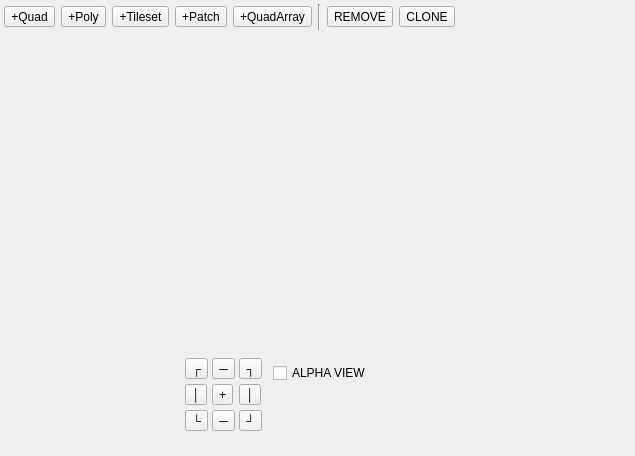
<?xml version="1.0" encoding="UTF-8"?>
<ui version="4.0">
 <class>Form</class>
 <widget class="QWidget" name="Form">
  <property name="geometry">
   <rect>
    <x>0</x>
    <y>0</y>
    <width>635</width>
    <height>456</height>
   </rect>
  </property>
  <property name="minimumSize">
   <size>
    <width>500</width>
    <height>400</height>
   </size>
  </property>
  <property name="windowTitle">
   <string>Form</string>
  </property>
  <layout class="QVBoxLayout" name="verticalLayout">
   <property name="spacing">
    <number>2</number>
   </property>
   <property name="margin">
    <number>2</number>
   </property>
   <item>
    <widget class="QWidget" name="toolbar" native="true">
     <property name="sizePolicy">
      <sizepolicy hsizetype="Preferred" vsizetype="Fixed">
       <horstretch>0</horstretch>
       <verstretch>0</verstretch>
      </sizepolicy>
     </property>
     <property name="minimumSize">
      <size>
       <width>0</width>
       <height>30</height>
      </size>
     </property>
     <layout class="QHBoxLayout" name="horizontalLayout_2">
      <property name="margin">
       <number>2</number>
      </property>
      <item>
       <widget class="QToolButton" name="toolAddQuad">
        <property name="text">
         <string>+Quad</string>
        </property>
       </widget>
      </item>
      <item>
       <widget class="QToolButton" name="toolAddPoly">
        <property name="text">
         <string>+Poly</string>
        </property>
       </widget>
      </item>
      <item>
       <widget class="QToolButton" name="toolAddTileset">
        <property name="text">
         <string>+Tileset</string>
        </property>
       </widget>
      </item>
      <item>
       <widget class="QToolButton" name="toolAddStretchPatch">
        <property name="text">
         <string>+Patch</string>
        </property>
       </widget>
      </item>
      <item>
       <widget class="QToolButton" name="toolAddQuadArray">
        <property name="text">
         <string>+QuadArray</string>
        </property>
       </widget>
      </item>
      <item>
       <widget class="Line" name="line">
        <property name="orientation">
         <enum>Qt::Vertical</enum>
        </property>
       </widget>
      </item>
      <item>
       <widget class="QToolButton" name="toolRemove">
        <property name="text">
         <string>REMOVE</string>
        </property>
       </widget>
      </item>
      <item>
       <widget class="QToolButton" name="toolClone">
        <property name="text">
         <string>CLONE</string>
        </property>
       </widget>
      </item>
      <item>
       <spacer name="horizontalSpacer">
        <property name="orientation">
         <enum>Qt::Horizontal</enum>
        </property>
        <property name="sizeHint" stdset="0">
         <size>
          <width>40</width>
          <height>20</height>
         </size>
        </property>
       </spacer>
      </item>
     </layout>
    </widget>
   </item>
   <item>
    <layout class="QHBoxLayout" name="horizontalLayout">
     <property name="spacing">
      <number>2</number>
     </property>
     <item>
      <widget class="QWidget" name="listPanel" native="true">
       <property name="sizePolicy">
        <sizepolicy hsizetype="Fixed" vsizetype="Preferred">
         <horstretch>0</horstretch>
         <verstretch>0</verstretch>
        </sizepolicy>
       </property>
       <property name="minimumSize">
        <size>
         <width>150</width>
         <height>0</height>
        </size>
       </property>
       <layout class="QVBoxLayout" name="verticalLayout_3">
        <property name="spacing">
         <number>2</number>
        </property>
        <property name="margin">
         <number>0</number>
        </property>
        <item>
         <widget class="QWidget" name="containerSpriteTree" native="true">
          <property name="sizePolicy">
           <sizepolicy hsizetype="Preferred" vsizetype="Expanding">
            <horstretch>0</horstretch>
            <verstretch>0</verstretch>
           </sizepolicy>
          </property>
         </widget>
        </item>
        <item>
         <widget class="QWidget" name="settingsContainer" native="true">
          <property name="sizePolicy">
           <sizepolicy hsizetype="Expanding" vsizetype="Fixed">
            <horstretch>1</horstretch>
            <verstretch>0</verstretch>
           </sizepolicy>
          </property>
          <property name="minimumSize">
           <size>
            <width>150</width>
            <height>200</height>
           </size>
          </property>
         </widget>
        </item>
       </layout>
      </widget>
     </item>
     <item>
      <widget class="QWidget" name="previewPanel" native="true">
       <layout class="QVBoxLayout" name="verticalLayout_2">
        <item>
         <widget class="QFrame" name="canvasContainer">
          <property name="sizePolicy">
           <sizepolicy hsizetype="Expanding" vsizetype="Preferred">
            <horstretch>0</horstretch>
            <verstretch>0</verstretch>
           </sizepolicy>
          </property>
          <property name="minimumSize">
           <size>
            <width>200</width>
            <height>0</height>
           </size>
          </property>
         </widget>
        </item>
        <item>
         <widget class="QStackedWidget" name="toolContainer">
          <property name="sizePolicy">
           <sizepolicy hsizetype="Preferred" vsizetype="Fixed">
            <horstretch>0</horstretch>
            <verstretch>0</verstretch>
           </sizepolicy>
          </property>
          <property name="minimumSize">
           <size>
            <width>0</width>
            <height>100</height>
           </size>
          </property>
          <property name="currentIndex">
           <number>0</number>
          </property>
          <widget class="QWidget" name="pageQuad">
           <widget class="QWidget" name="originPanel" native="true">
            <property name="geometry">
             <rect>
              <x>20</x>
              <y>10</y>
              <width>81</width>
              <height>81</height>
             </rect>
            </property>
            <property name="sizePolicy">
             <sizepolicy hsizetype="Fixed" vsizetype="Fixed">
              <horstretch>0</horstretch>
              <verstretch>0</verstretch>
             </sizepolicy>
            </property>
            <layout class="QGridLayout" name="gridLayout">
             <property name="spacing">
              <number>2</number>
             </property>
             <item row="0" column="0">
              <widget class="QToolButton" name="toolOriginNW">
               <property name="text">
                <string>┌</string>
               </property>
              </widget>
             </item>
             <item row="0" column="1">
              <widget class="QToolButton" name="toolOriginN">
               <property name="text">
                <string>─</string>
               </property>
              </widget>
             </item>
             <item row="0" column="3">
              <widget class="QToolButton" name="toolOriginNE">
               <property name="text">
                <string>┐</string>
               </property>
              </widget>
             </item>
             <item row="1" column="0">
              <widget class="QToolButton" name="toolOriginW">
               <property name="text">
                <string>│</string>
               </property>
              </widget>
             </item>
             <item row="1" column="1">
              <widget class="QToolButton" name="toolOriginC">
               <property name="text">
                <string>+</string>
               </property>
              </widget>
             </item>
             <item row="1" column="3">
              <widget class="QToolButton" name="toolOriginE">
               <property name="text">
                <string>│</string>
               </property>
              </widget>
             </item>
             <item row="2" column="0">
              <widget class="QToolButton" name="toolOriginSW">
               <property name="text">
                <string>└</string>
               </property>
              </widget>
             </item>
             <item row="2" column="3">
              <widget class="QToolButton" name="toolOriginSE">
               <property name="text">
                <string>┘</string>
               </property>
              </widget>
             </item>
             <item row="2" column="1">
              <widget class="QToolButton" name="toolOriginS">
               <property name="text">
                <string>─</string>
               </property>
              </widget>
             </item>
            </layout>
           </widget>
           <widget class="QCheckBox" name="checkAlphaView">
            <property name="geometry">
             <rect>
              <x>110</x>
              <y>20</y>
              <width>101</width>
              <height>16</height>
             </rect>
            </property>
            <property name="text">
             <string>ALPHA VIEW</string>
            </property>
           </widget>
          </widget>
          <widget class="QWidget" name="page_2"/>
         </widget>
        </item>
       </layout>
      </widget>
     </item>
    </layout>
   </item>
  </layout>
 </widget>
 <resources/>
 <connections/>
</ui>
